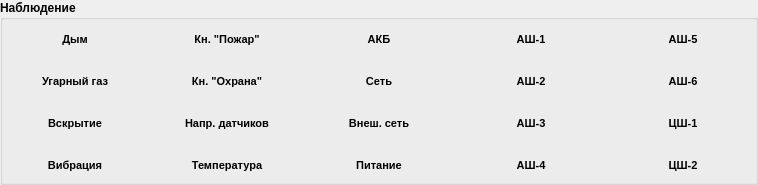
               <widget class="QGroupBox" name="gbTouchStates">
                <property name="font">
                 <font>
                  <pointsize>9</pointsize>
                  <weight>75</weight>
                  <bold>true</bold>
                 </font>
                </property>
                <property name="title">
                 <string>Наблюдение</string>
                </property>
                <layout class="QGridLayout" name="layoutTouchStates">
                 <property name="sizeConstraint">
                  <enum>QLayout::SetDefaultConstraint</enum>
                 </property>
                 <property name="leftMargin">
                  <number>2</number>
                 </property>
                 <property name="topMargin">
                  <number>4</number>
                 </property>
                 <property name="rightMargin">
                  <number>2</number>
                 </property>
                 <property name="bottomMargin">
                  <number>2</number>
                 </property>
                 <property name="spacing">
                  <number>12</number>
                 </property>
                 <item row="0" column="0">
                  <widget class="IssoStateLabel" name="lblTouchSensorSmoke">
                   <property name="sizePolicy">
                    <sizepolicy hsizetype="MinimumExpanding" vsizetype="Fixed">
                     <horstretch>0</horstretch>
                     <verstretch>0</verstretch>
                    </sizepolicy>
                   </property>
                   <property name="minimumSize">
                    <size>
                     <width>140</width>
                     <height>30</height>
                    </size>
                   </property>
                   <property name="font">
                    <font>
                     <pointsize>8</pointsize>
                     <weight>75</weight>
                     <bold>true</bold>
                    </font>
                   </property>
                   <property name="styleSheet">
                    <string notr="true"/>
                   </property>
                   <property name="frameShadow">
                    <enum>QFrame::Plain</enum>
                   </property>
                   <property name="text">
                    <string>Дым</string>
                   </property>
                   <property name="alignment">
                    <set>Qt::AlignCenter</set>
                   </property>
                   <property name="margin">
                    <number>1</number>
                   </property>
                   <property name="indent">
                    <number>0</number>
                   </property>
                  </widget>
                 </item>
                 <item row="2" column="5">
                  <widget class="IssoStateLabel" name="lblTouchSupplyExternal">
                   <property name="sizePolicy">
                    <sizepolicy hsizetype="MinimumExpanding" vsizetype="Fixed">
                     <horstretch>0</horstretch>
                     <verstretch>0</verstretch>
                    </sizepolicy>
                   </property>
                   <property name="minimumSize">
                    <size>
                     <width>140</width>
                     <height>30</height>
                    </size>
                   </property>
                   <property name="font">
                    <font>
                     <pointsize>8</pointsize>
                     <weight>75</weight>
                     <bold>true</bold>
                    </font>
                   </property>
                   <property name="styleSheet">
                    <string notr="true"/>
                   </property>
                   <property name="text">
                    <string>Внеш. сеть</string>
                   </property>
                   <property name="alignment">
                    <set>Qt::AlignCenter</set>
                   </property>
                   <property name="margin">
                    <number>1</number>
                   </property>
                   <property name="indent">
                    <number>0</number>
                   </property>
                  </widget>
                 </item>
                 <item row="1" column="0">
                  <widget class="IssoStateLabel" name="lblTouchSensorCO">
                   <property name="sizePolicy">
                    <sizepolicy hsizetype="MinimumExpanding" vsizetype="Fixed">
                     <horstretch>0</horstretch>
                     <verstretch>0</verstretch>
                    </sizepolicy>
                   </property>
                   <property name="minimumSize">
                    <size>
                     <width>140</width>
                     <height>30</height>
                    </size>
                   </property>
                   <property name="font">
                    <font>
                     <pointsize>8</pointsize>
                     <weight>75</weight>
                     <bold>true</bold>
                    </font>
                   </property>
                   <property name="styleSheet">
                    <string notr="true"/>
                   </property>
                   <property name="text">
                    <string>Угарный газ</string>
                   </property>
                   <property name="alignment">
                    <set>Qt::AlignCenter</set>
                   </property>
                   <property name="margin">
                    <number>1</number>
                   </property>
                   <property name="indent">
                    <number>0</number>
                   </property>
                  </widget>
                 </item>
                 <item row="1" column="6">
                  <widget class="IssoStateLabel" name="lblTouchSensor2">
                   <property name="sizePolicy">
                    <sizepolicy hsizetype="MinimumExpanding" vsizetype="Fixed">
                     <horstretch>0</horstretch>
                     <verstretch>0</verstretch>
                    </sizepolicy>
                   </property>
                   <property name="minimumSize">
                    <size>
                     <width>140</width>
                     <height>30</height>
                    </size>
                   </property>
                   <property name="font">
                    <font>
                     <pointsize>8</pointsize>
                     <weight>75</weight>
                     <bold>true</bold>
                    </font>
                   </property>
                   <property name="styleSheet">
                    <string notr="true"/>
                   </property>
                   <property name="text">
                    <string>АШ-2</string>
                   </property>
                   <property name="alignment">
                    <set>Qt::AlignCenter</set>
                   </property>
                   <property name="margin">
                    <number>1</number>
                   </property>
                   <property name="indent">
                    <number>0</number>
                   </property>
                  </widget>
                 </item>
                 <item row="0" column="5">
                  <widget class="IssoStateLabel" name="lblTouchVoltBattery">
                   <property name="sizePolicy">
                    <sizepolicy hsizetype="MinimumExpanding" vsizetype="Fixed">
                     <horstretch>0</horstretch>
                     <verstretch>0</verstretch>
                    </sizepolicy>
                   </property>
                   <property name="minimumSize">
                    <size>
                     <width>140</width>
                     <height>30</height>
                    </size>
                   </property>
                   <property name="font">
                    <font>
                     <pointsize>8</pointsize>
                     <weight>75</weight>
                     <bold>true</bold>
                    </font>
                   </property>
                   <property name="styleSheet">
                    <string notr="true"/>
                   </property>
                   <property name="text">
                    <string>АКБ</string>
                   </property>
                   <property name="alignment">
                    <set>Qt::AlignCenter</set>
                   </property>
                   <property name="margin">
                    <number>1</number>
                   </property>
                   <property name="indent">
                    <number>0</number>
                   </property>
                  </widget>
                 </item>
                 <item row="2" column="0">
                  <widget class="IssoStateLabel" name="lblTouchSensorOpen">
                   <property name="sizePolicy">
                    <sizepolicy hsizetype="MinimumExpanding" vsizetype="Fixed">
                     <horstretch>0</horstretch>
                     <verstretch>0</verstretch>
                    </sizepolicy>
                   </property>
                   <property name="minimumSize">
                    <size>
                     <width>140</width>
                     <height>30</height>
                    </size>
                   </property>
                   <property name="font">
                    <font>
                     <pointsize>8</pointsize>
                     <weight>75</weight>
                     <bold>true</bold>
                    </font>
                   </property>
                   <property name="styleSheet">
                    <string notr="true"/>
                   </property>
                   <property name="text">
                    <string>Вскрытие</string>
                   </property>
                   <property name="alignment">
                    <set>Qt::AlignCenter</set>
                   </property>
                   <property name="margin">
                    <number>1</number>
                   </property>
                   <property name="indent">
                    <number>0</number>
                   </property>
                  </widget>
                 </item>
                 <item row="1" column="5">
                  <widget class="IssoStateLabel" name="lblTouchSupplyInternal">
                   <property name="sizePolicy">
                    <sizepolicy hsizetype="MinimumExpanding" vsizetype="Fixed">
                     <horstretch>0</horstretch>
                     <verstretch>0</verstretch>
                    </sizepolicy>
                   </property>
                   <property name="minimumSize">
                    <size>
                     <width>140</width>
                     <height>30</height>
                    </size>
                   </property>
                   <property name="font">
                    <font>
                     <pointsize>8</pointsize>
                     <weight>75</weight>
                     <bold>true</bold>
                    </font>
                   </property>
                   <property name="styleSheet">
                    <string notr="true"/>
                   </property>
                   <property name="text">
                    <string>Сеть</string>
                   </property>
                   <property name="alignment">
                    <set>Qt::AlignCenter</set>
                   </property>
                   <property name="margin">
                    <number>1</number>
                   </property>
                   <property name="indent">
                    <number>0</number>
                   </property>
                  </widget>
                 </item>
                 <item row="3" column="0">
                  <widget class="IssoStateLabel" name="lblTouchVibration">
                   <property name="sizePolicy">
                    <sizepolicy hsizetype="MinimumExpanding" vsizetype="Fixed">
                     <horstretch>0</horstretch>
                     <verstretch>0</verstretch>
                    </sizepolicy>
                   </property>
                   <property name="minimumSize">
                    <size>
                     <width>140</width>
                     <height>30</height>
                    </size>
                   </property>
                   <property name="font">
                    <font>
                     <pointsize>8</pointsize>
                     <weight>75</weight>
                     <bold>true</bold>
                    </font>
                   </property>
                   <property name="styleSheet">
                    <string notr="true"/>
                   </property>
                   <property name="text">
                    <string>Вибрация</string>
                   </property>
                   <property name="alignment">
                    <set>Qt::AlignCenter</set>
                   </property>
                   <property name="margin">
                    <number>1</number>
                   </property>
                   <property name="indent">
                    <number>0</number>
                   </property>
                  </widget>
                 </item>
                 <item row="0" column="1">
                  <widget class="IssoStateLabel" name="lblTouchBtnFire">
                   <property name="sizePolicy">
                    <sizepolicy hsizetype="MinimumExpanding" vsizetype="Fixed">
                     <horstretch>0</horstretch>
                     <verstretch>0</verstretch>
                    </sizepolicy>
                   </property>
                   <property name="minimumSize">
                    <size>
                     <width>140</width>
                     <height>30</height>
                    </size>
                   </property>
                   <property name="font">
                    <font>
                     <pointsize>8</pointsize>
                     <weight>75</weight>
                     <bold>true</bold>
                    </font>
                   </property>
                   <property name="styleSheet">
                    <string notr="true"/>
                   </property>
                   <property name="text">
                    <string>Кн. &quot;Пожар&quot;</string>
                   </property>
                   <property name="alignment">
                    <set>Qt::AlignCenter</set>
                   </property>
                   <property name="margin">
                    <number>1</number>
                   </property>
                   <property name="indent">
                    <number>0</number>
                   </property>
                  </widget>
                 </item>
                 <item row="1" column="1">
                  <widget class="IssoStateLabel" name="lblTouchBtnSecurity">
                   <property name="sizePolicy">
                    <sizepolicy hsizetype="MinimumExpanding" vsizetype="Fixed">
                     <horstretch>0</horstretch>
                     <verstretch>0</verstretch>
                    </sizepolicy>
                   </property>
                   <property name="minimumSize">
                    <size>
                     <width>140</width>
                     <height>30</height>
                    </size>
                   </property>
                   <property name="font">
                    <font>
                     <pointsize>8</pointsize>
                     <weight>75</weight>
                     <bold>true</bold>
                    </font>
                   </property>
                   <property name="styleSheet">
                    <string notr="true"/>
                   </property>
                   <property name="text">
                    <string>Кн. &quot;Охрана&quot;</string>
                   </property>
                   <property name="alignment">
                    <set>Qt::AlignCenter</set>
                   </property>
                   <property name="margin">
                    <number>1</number>
                   </property>
                   <property name="indent">
                    <number>0</number>
                   </property>
                  </widget>
                 </item>
                 <item row="2" column="1">
                  <widget class="IssoStateLabel" name="lblTouchVoltSensors">
                   <property name="sizePolicy">
                    <sizepolicy hsizetype="MinimumExpanding" vsizetype="Fixed">
                     <horstretch>0</horstretch>
                     <verstretch>0</verstretch>
                    </sizepolicy>
                   </property>
                   <property name="minimumSize">
                    <size>
                     <width>140</width>
                     <height>30</height>
                    </size>
                   </property>
                   <property name="font">
                    <font>
                     <pointsize>8</pointsize>
                     <weight>75</weight>
                     <bold>true</bold>
                    </font>
                   </property>
                   <property name="styleSheet">
                    <string notr="true"/>
                   </property>
                   <property name="text">
                    <string>Напр. датчиков</string>
                   </property>
                   <property name="alignment">
                    <set>Qt::AlignCenter</set>
                   </property>
                   <property name="margin">
                    <number>1</number>
                   </property>
                   <property name="indent">
                    <number>0</number>
                   </property>
                  </widget>
                 </item>
                 <item row="3" column="1">
                  <widget class="IssoStateLabel" name="lblTouchTempOut">
                   <property name="sizePolicy">
                    <sizepolicy hsizetype="MinimumExpanding" vsizetype="Fixed">
                     <horstretch>0</horstretch>
                     <verstretch>0</verstretch>
                    </sizepolicy>
                   </property>
                   <property name="minimumSize">
                    <size>
                     <width>140</width>
                     <height>30</height>
                    </size>
                   </property>
                   <property name="font">
                    <font>
                     <pointsize>8</pointsize>
                     <weight>75</weight>
                     <bold>true</bold>
                    </font>
                   </property>
                   <property name="styleSheet">
                    <string notr="true"/>
                   </property>
                   <property name="text">
                    <string>Температура</string>
                   </property>
                   <property name="alignment">
                    <set>Qt::AlignCenter</set>
                   </property>
                   <property name="margin">
                    <number>1</number>
                   </property>
                   <property name="indent">
                    <number>0</number>
                   </property>
                  </widget>
                 </item>
                 <item row="3" column="5">
                  <widget class="IssoStateLabel" name="lblTouchVoltBus">
                   <property name="sizePolicy">
                    <sizepolicy hsizetype="MinimumExpanding" vsizetype="Fixed">
                     <horstretch>0</horstretch>
                     <verstretch>0</verstretch>
                    </sizepolicy>
                   </property>
                   <property name="minimumSize">
                    <size>
                     <width>140</width>
                     <height>30</height>
                    </size>
                   </property>
                   <property name="font">
                    <font>
                     <pointsize>8</pointsize>
                     <weight>75</weight>
                     <bold>true</bold>
                    </font>
                   </property>
                   <property name="styleSheet">
                    <string notr="true"/>
                   </property>
                   <property name="text">
                    <string>Питание</string>
                   </property>
                   <property name="alignment">
                    <set>Qt::AlignCenter</set>
                   </property>
                   <property name="margin">
                    <number>1</number>
                   </property>
                   <property name="indent">
                    <number>0</number>
                   </property>
                  </widget>
                 </item>
                 <item row="0" column="6">
                  <widget class="IssoStateLabel" name="lblTouchSensor1">
                   <property name="sizePolicy">
                    <sizepolicy hsizetype="MinimumExpanding" vsizetype="Fixed">
                     <horstretch>0</horstretch>
                     <verstretch>0</verstretch>
                    </sizepolicy>
                   </property>
                   <property name="minimumSize">
                    <size>
                     <width>140</width>
                     <height>30</height>
                    </size>
                   </property>
                   <property name="font">
                    <font>
                     <pointsize>8</pointsize>
                     <weight>75</weight>
                     <bold>true</bold>
                    </font>
                   </property>
                   <property name="styleSheet">
                    <string notr="true"/>
                   </property>
                   <property name="text">
                    <string>АШ-1</string>
                   </property>
                   <property name="alignment">
                    <set>Qt::AlignCenter</set>
                   </property>
                   <property name="margin">
                    <number>1</number>
                   </property>
                   <property name="indent">
                    <number>0</number>
                   </property>
                  </widget>
                 </item>
                 <item row="2" column="6">
                  <widget class="IssoStateLabel" name="lblTouchSensor3">
                   <property name="sizePolicy">
                    <sizepolicy hsizetype="MinimumExpanding" vsizetype="Fixed">
                     <horstretch>0</horstretch>
                     <verstretch>0</verstretch>
                    </sizepolicy>
                   </property>
                   <property name="minimumSize">
                    <size>
                     <width>140</width>
                     <height>30</height>
                    </size>
                   </property>
                   <property name="font">
                    <font>
                     <pointsize>8</pointsize>
                     <weight>75</weight>
                     <bold>true</bold>
                    </font>
                   </property>
                   <property name="styleSheet">
                    <string notr="true"/>
                   </property>
                   <property name="text">
                    <string>АШ-3</string>
                   </property>
                   <property name="alignment">
                    <set>Qt::AlignCenter</set>
                   </property>
                   <property name="margin">
                    <number>1</number>
                   </property>
                   <property name="indent">
                    <number>0</number>
                   </property>
                  </widget>
                 </item>
                 <item row="3" column="6">
                  <widget class="IssoStateLabel" name="lblTouchSensor4">
                   <property name="sizePolicy">
                    <sizepolicy hsizetype="MinimumExpanding" vsizetype="Fixed">
                     <horstretch>0</horstretch>
                     <verstretch>0</verstretch>
                    </sizepolicy>
                   </property>
                   <property name="minimumSize">
                    <size>
                     <width>140</width>
                     <height>30</height>
                    </size>
                   </property>
                   <property name="font">
                    <font>
                     <pointsize>8</pointsize>
                     <weight>75</weight>
                     <bold>true</bold>
                    </font>
                   </property>
                   <property name="styleSheet">
                    <string notr="true"/>
                   </property>
                   <property name="text">
                    <string>АШ-4</string>
                   </property>
                   <property name="alignment">
                    <set>Qt::AlignCenter</set>
                   </property>
                   <property name="margin">
                    <number>1</number>
                   </property>
                   <property name="indent">
                    <number>0</number>
                   </property>
                  </widget>
                 </item>
                 <item row="0" column="9">
                  <widget class="IssoStateLabel" name="lblTouchSensor5">
                   <property name="sizePolicy">
                    <sizepolicy hsizetype="MinimumExpanding" vsizetype="Fixed">
                     <horstretch>0</horstretch>
                     <verstretch>0</verstretch>
                    </sizepolicy>
                   </property>
                   <property name="minimumSize">
                    <size>
                     <width>140</width>
                     <height>30</height>
                    </size>
                   </property>
                   <property name="font">
                    <font>
                     <pointsize>8</pointsize>
                     <weight>75</weight>
                     <bold>true</bold>
                    </font>
                   </property>
                   <property name="styleSheet">
                    <string notr="true"/>
                   </property>
                   <property name="text">
                    <string>АШ-5</string>
                   </property>
                   <property name="alignment">
                    <set>Qt::AlignCenter</set>
                   </property>
                   <property name="margin">
                    <number>1</number>
                   </property>
                   <property name="indent">
                    <number>0</number>
                   </property>
                  </widget>
                 </item>
                 <item row="1" column="9">
                  <widget class="IssoStateLabel" name="lblTouchSensor6">
                   <property name="sizePolicy">
                    <sizepolicy hsizetype="MinimumExpanding" vsizetype="Fixed">
                     <horstretch>0</horstretch>
                     <verstretch>0</verstretch>
                    </sizepolicy>
                   </property>
                   <property name="minimumSize">
                    <size>
                     <width>140</width>
                     <height>30</height>
                    </size>
                   </property>
                   <property name="font">
                    <font>
                     <pointsize>8</pointsize>
                     <weight>75</weight>
                     <bold>true</bold>
                    </font>
                   </property>
                   <property name="styleSheet">
                    <string notr="true"/>
                   </property>
                   <property name="text">
                    <string>АШ-6</string>
                   </property>
                   <property name="alignment">
                    <set>Qt::AlignCenter</set>
                   </property>
                   <property name="margin">
                    <number>1</number>
                   </property>
                   <property name="indent">
                    <number>0</number>
                   </property>
                  </widget>
                 </item>
                 <item row="2" column="9">
                  <widget class="IssoStateLabel" name="lblTouchDigitalChain1">
                   <property name="sizePolicy">
                    <sizepolicy hsizetype="MinimumExpanding" vsizetype="Fixed">
                     <horstretch>0</horstretch>
                     <verstretch>0</verstretch>
                    </sizepolicy>
                   </property>
                   <property name="minimumSize">
                    <size>
                     <width>140</width>
                     <height>30</height>
                    </size>
                   </property>
                   <property name="font">
                    <font>
                     <pointsize>8</pointsize>
                     <weight>75</weight>
                     <bold>true</bold>
                    </font>
                   </property>
                   <property name="styleSheet">
                    <string notr="true"/>
                   </property>
                   <property name="text">
                    <string>ЦШ-1</string>
                   </property>
                   <property name="alignment">
                    <set>Qt::AlignCenter</set>
                   </property>
                   <property name="margin">
                    <number>1</number>
                   </property>
                   <property name="indent">
                    <number>0</number>
                   </property>
                  </widget>
                 </item>
                 <item row="3" column="9">
                  <widget class="IssoStateLabel" name="lblTouchDigitalChain2">
                   <property name="sizePolicy">
                    <sizepolicy hsizetype="MinimumExpanding" vsizetype="Fixed">
                     <horstretch>0</horstretch>
                     <verstretch>0</verstretch>
                    </sizepolicy>
                   </property>
                   <property name="minimumSize">
                    <size>
                     <width>140</width>
                     <height>30</height>
                    </size>
                   </property>
                   <property name="font">
                    <font>
                     <pointsize>8</pointsize>
                     <weight>75</weight>
                     <bold>true</bold>
                    </font>
                   </property>
                   <property name="styleSheet">
                    <string notr="true"/>
                   </property>
                   <property name="text">
                    <string>ЦШ-2</string>
                   </property>
                   <property name="alignment">
                    <set>Qt::AlignCenter</set>
                   </property>
                   <property name="margin">
                    <number>1</number>
                   </property>
                   <property name="indent">
                    <number>0</number>
                   </property>
                  </widget>
                 </item>
                </layout>
               </widget>
